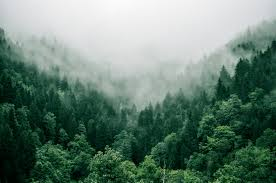
#> input picture images/forest.jpeg, 276 x 183 px
$ jupyter execute Countours.ipynb
#> lines starting #> are read from the running program, lines starting #| are printed output that depends on the picture; after the words box and inside, x2 and y2 are one past the last pixel; in counts of white or black regions, pixels touching at a corner belong together
[cell 1]
import cv2 as cv
import numpy as np

[cell 2]
# finding countours
img = cv.imread("images/forest.jpeg",cv.IMREAD_GRAYSCALE)
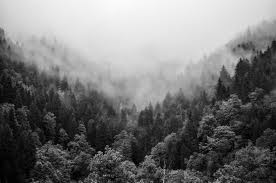
#> img: shape (183, 276); min 0, max 251, mean 117.5


ret,thres = cv.threshold(img,127,255,cv.THRESH_BINARY)
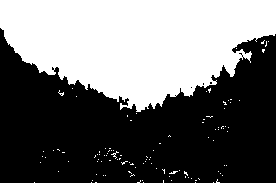
#> thres: shape (183, 276); 43% white; 109 white regions (108 under 20 px)
contours, hierarchy = cv.findContours(thres,cv.RETR_TREE,cv.CHAIN_APPROX_SIMPLE)
#> contours = 118 contours, 117 with area under 20; largest, box (x1, y1, x2, y2) and area: (0, 0, 276, 112) 21034


cv.drawContours(img,contours,-1,(0,255,0),3)
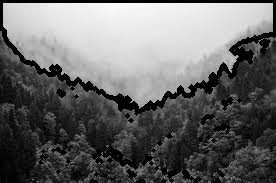
#> img: shape (183, 276); 10.23% of pixels changed, all inside (x1, y1, x2, y2) = (0, 0, 276, 183)

cv.imshow("original",img)
cv.waitKey(0)
